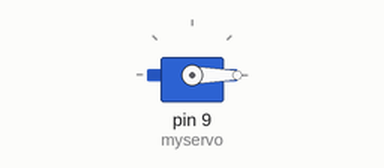
Simulated run of this sketch. Board: Arduino Uno, built with avr-gcc and run on an emulated ATmega328P. Parts: servo.

Above: at 0.05 s.
At 2.05 s:
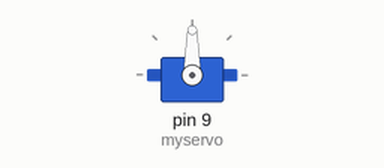
At 4.0 s:
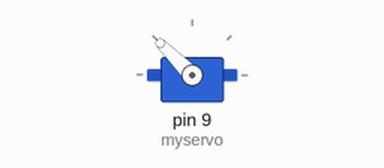
At 8.0 s:
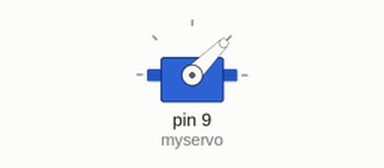
Timing chart, 0 to 11.7 s (numbered marks = the images above):
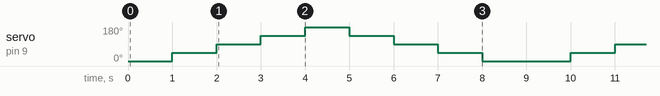

The sketch:

servo.ino
```cpp
#include <Servo.h>
Servo myservo;
void setup() {
  myservo.attach(9);
}
void loop() {
  myservo.write(0);
  delay(1000);
  myservo.write(45);
  delay(1000);
  myservo.write(90);
  delay(1000);
  myservo.write(135);
  delay(1000);
  myservo.write(180);
  delay(1000);
  myservo.write(135);
  delay(1000);
  myservo.write(90);
  delay(1000);
  myservo.write(45);
  delay(1000);
  myservo.write(0);
  delay(1000);
}
```

Measured:
- by itself, servo on pin 9 (myservo): repeats every 9.0 s: 90° 1.0 s, 135° 1.0 s, 180° 1.0 s, 135° 1.0 s, 90° 1.0 s, 45° 1.0 s, 0° 2.0 s, 45° 1.0 s
